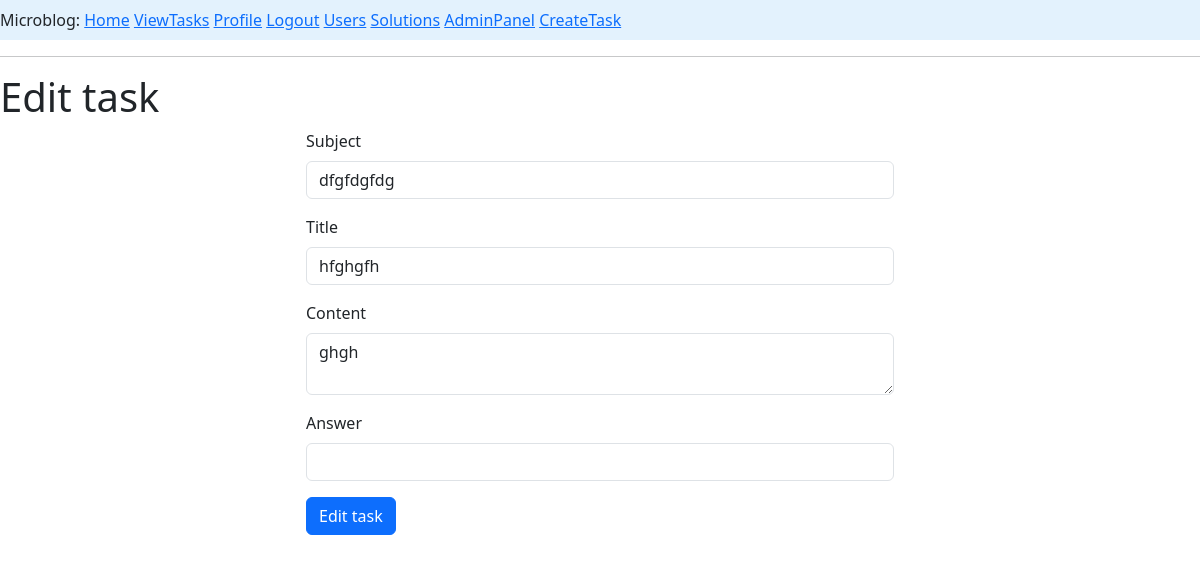
/task/8/edit (signed in), run on an earlier commit of the app's database.
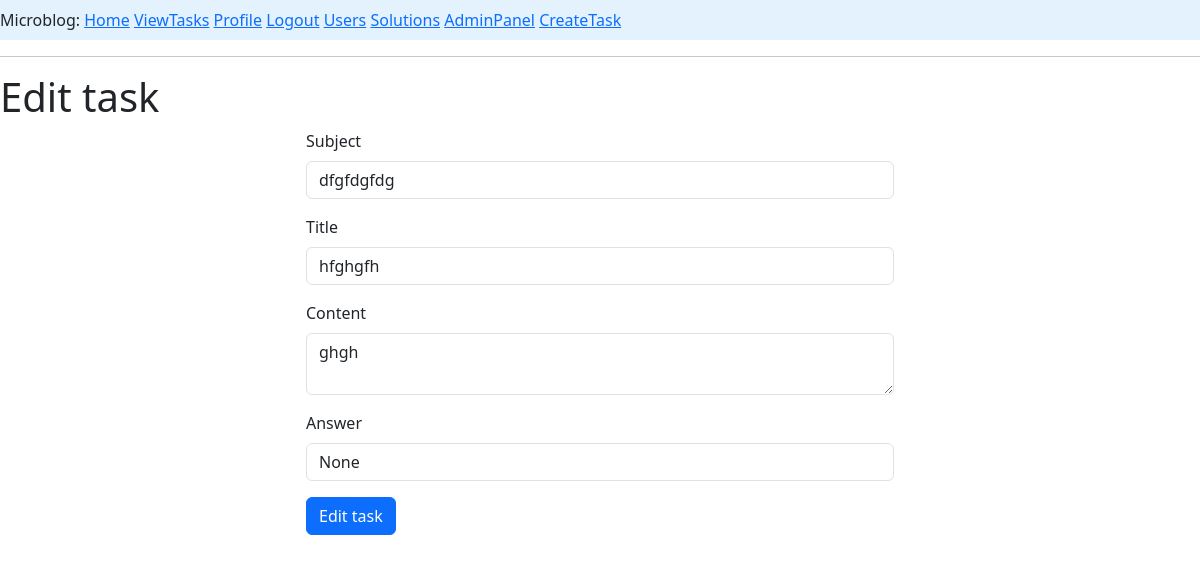
And on a later commit of the database.
### app/models.py (models this page shows, shortened)
class Task(db.Model):
    __tablename__ ='tasks'
    id: so.Mapped[int] = so.mapped_column(primary_key=True, autoincrement=True)
    title: so.Mapped[str] = so.mapped_column(sa.String(50), nullable=True)
    content: so.Mapped[str] = so.mapped_column(sa.String, nullable=True, default='Условие')
    subject: so.Mapped[str] = so.mapped_column(sa.String, nullable=True, default='Без темы')
    answer: so.Mapped[str] = so.mapped_column(sa.String, nullable=True, default='Без ответа')
    created_date: so.Mapped[datetime] = so.mapped_column(
        index=True, default=lambda: datetime.now(timezone.utc))
    rating: so.Mapped[int] = so.mapped_column(sa.Integer,nullable=True,default=1)
    user_id: so.Mapped[int] = so.mapped_column(sa.ForeignKey(User.id),
                                               nullable = True)
    creator: so.Mapped['User'] = so.relationship(back_populates='task_user')
    solve_task: so.Mapped[list['Solve']] = so.relationship(back_populates='task',cascade="all,delete")

### app/routes.py (the view)
@app.route('/task/<int:id>/edit', methods=['GET', 'POST'])
@login_required
def edit_task(id):
    edittask = db.first_or_404(sa.select(Task).where(Task.id == id))
    if edittask.user_id != current_user.id:
        abort(403)
    form = EditTask(obj=edittask)
    if request.method == 'POST' and form.validate_on_submit():
        form.populate_obj(edittask)  # обновляем объект данными из формы
        db.session.commit()
        return redirect(url_for('task', id=edittask.id))
    '''
    if form.validate():
        form.populate_obj(edittask)  # автоматически заполняет объект task данными из формы
        db.session.commit()
        return redirect(url_for('task', id=edittask.id))
    '''
    return render_template('edit_task.html', form=form, id=edittask.id)

### app/forms.py
class EditTask(FlaskForm):
    subject = StringField('Subject', validators=[DataRequired()])
    title = StringField('Title', validators=[DataRequired()])
    content = TextAreaField('Content', validators=[Length(min=0, max=1400)])
    answer = StringField('Answer', validators=[DataRequired()])
    submit = SubmitField('Edit task')

### app/models.py (called while the page is built)
@login.user_loader
def load_user(id):
    return db.session.get(User, int(id))

### app/routes.py (called while the page is built)
@app.before_request
def before_request():
    if current_user.is_authenticated:
        current_user.last_seen = datetime.now(timezone.utc)
        db.session.commit()

### app/templates/edit_task.html (shortened to what this page needs)
{% extends "base.html" %}
{% block content %}
    <h1>Edit task</h1>
    {% from 'bootstrap5/form.html' import render_form %}
    <div class="row justify-content-center">
        <div class="col-md-6">
            <form action="" method="post">
                {{ render_form(form) }}
            </form>
        </div>
{% endblock %}

What changed in the data, as far as the page shows it:
changed Task "dfgfdgfdg": answer (not shown) → "None"
